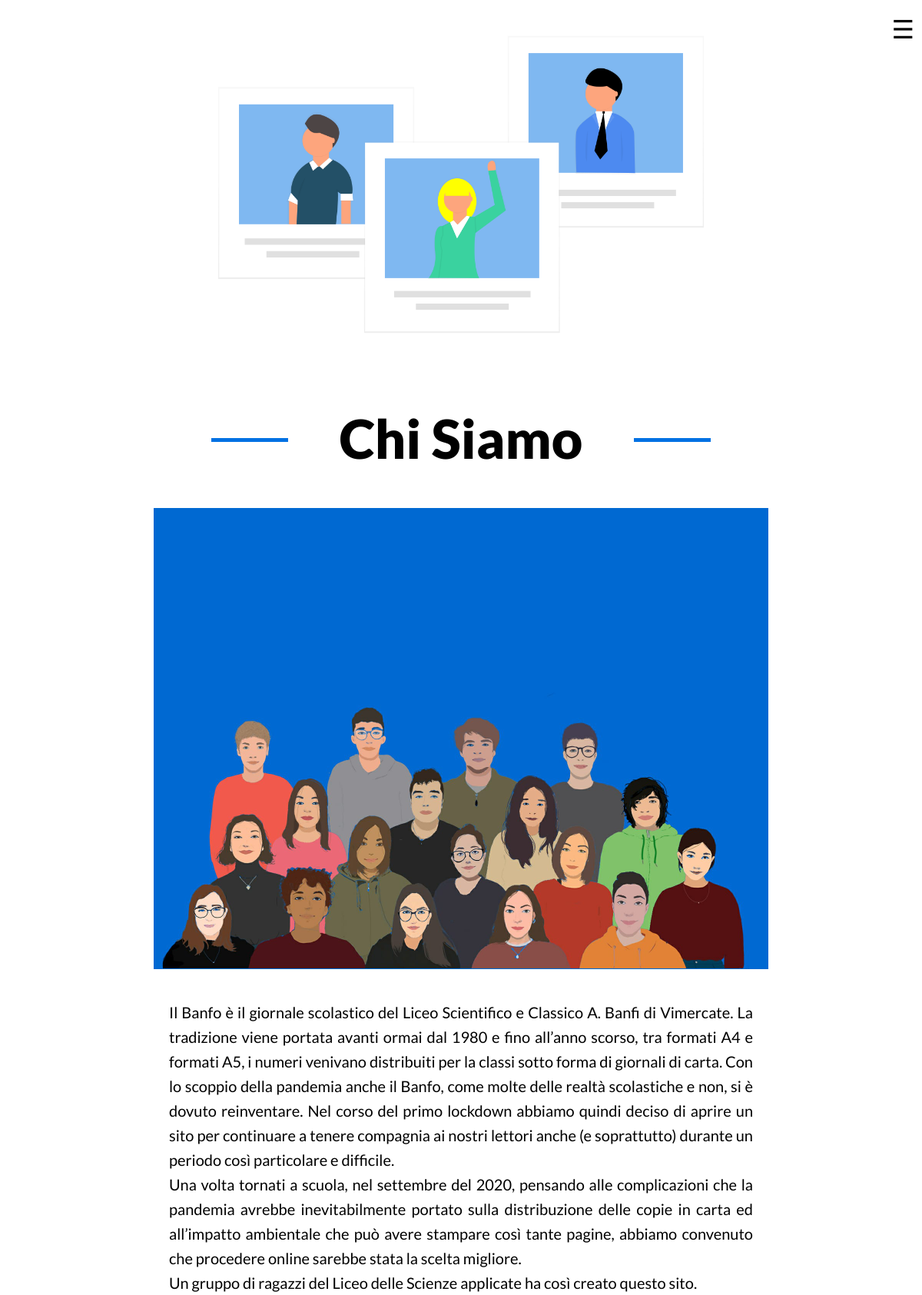
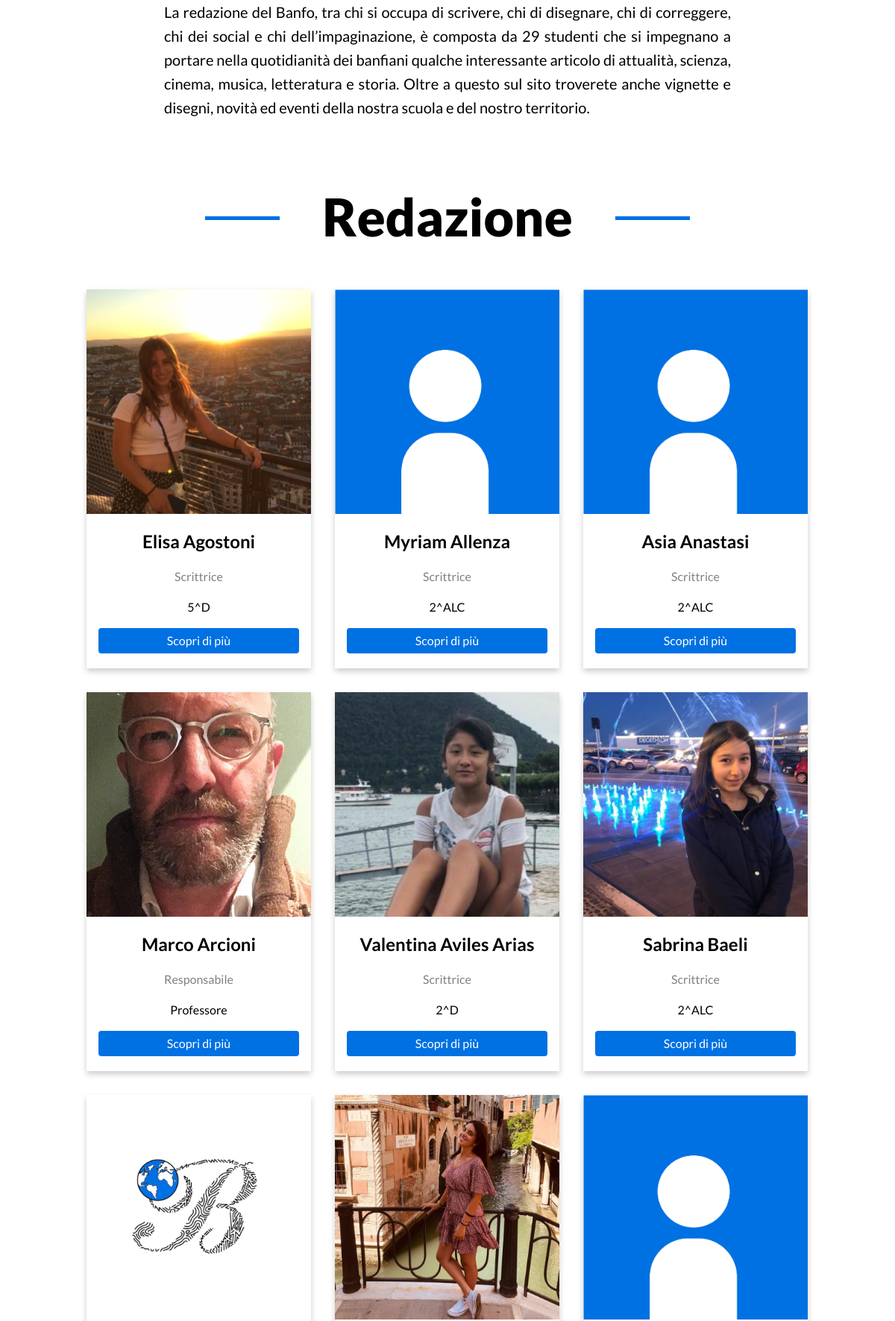
Page /pagine/redazione.php (upper part) on the committed database (2 pictures, top to bottom).
### tables this page shows
CREATE TABLE `redazione` (
  `codice` int(11) NOT NULL,
  `nome` varchar(50) NOT NULL,
  `cognome` varchar(50) NOT NULL,
  `classe` varchar(50) NOT NULL,
  `professione` varchar(50) NOT NULL,
  `attivo` tinyint(1) NOT NULL DEFAULT 1
);

### htdocs/pagine/redazione.php (the view, shortened to what this page needs)
<!DOCTYPE html>
<html lang="en">
<head>
  <link rel="stylesheet" href="https://cdnjs.cloudflare.com/ajax/libs/normalize/8.0.1/normalize.min.css">
  <link rel="stylesheet" href="https://unpkg.com/swiper/swiper-bundle.min.css">
  <link rel="stylesheet" href="../css/style.css">
</head>
<body>
    <div class="cont_menu">
        <div class="header_menu clearfix">
          <div class="menu_logo">
            <a href="../index.php"><img src="../immagini/ilbanfotipo.png" alt=""></a>
          </div>
          <div class="menu_hamburger">
            <span onclick="openNav()">&#9776;</span>
          </div>
        </div>
    </div>
    <div class="banner_singolo_argomento">
      <img src="../immagini/chisiamotop.png">
    </div>
<div class="chisiamo_container">
  <div class="chisiamo_container_in">
    <div class="chisiamo_titolo">
      <h1 class="big-text"><span>Chi Siamo</span></h1>
    </div>
    <div class="chisiamo__immagine">
      <img src="../immagini/redazione.jpg">
    </div>
    <div class="chisiamo_testo">
    <p class="normal-text">Il Banfo è il giornale scolastico del Liceo Scientifico e Classico A. Banfi di Vimercate. La tradizione viene portata avanti ormai dal 1980 e fino all’anno scorso, tra formati A4 e formati A5, i numeri venivano distribuiti per la classi sotto forma di giornali di carta. Con lo scoppio della pandemia anche il Banfo, come molte delle realtà scolastiche e non, si è dovuto reinventare. Nel corso del primo lockdown abbiamo quindi deciso di aprire un sito per continuare a tenere compagnia ai nostri lettori anche (e soprattutto) durante un periodo così particolare e difficile. <br>
Una volta tornati a scuola, nel settembre del 2020, pensando alle complicazioni che la pandemia avrebbe inevitabilmente portato sulla distribuzione delle copie in carta ed all’impatto ambientale che può avere stampare così tante pagine, abbiamo convenuto che procedere online sarebbe stata la scelta migliore.<br>
Un gruppo di ragazzi del Liceo delle Scienze applicate ha così creato questo sito.<br>
La redazione del Banfo, tra chi si occupa di scrivere, chi di disegnare, chi di correggere, chi dei social e chi dell’impaginazione, è composta da 29 studenti che si impegnano a portare nella quotidianità dei banfiani qualche interessante articolo di attualità, scienza, cinema, musica, letteratura e storia. Oltre a questo sul sito troverete anche vignette e disegni, novità ed eventi della nostra scuola e del nostro territorio.
</p>
    </div>
  </div>
</div>
<div class="chisiamo_container">
  <div class="chisiamo_container_in">
    <div class="chisiamo_titolo">
      <h1 class=" big-text"><span>Redazione</span></h1>
    </div>
    <div class="riga">
        <?php
            $conn = new mysqli("localhost","studente","pass_studente_banfi","banfo");
            $sql = "	SELECT codice, nome, cognome, professione, classe
                        FROM redazione
                        ORDER BY cognome";
            $ris = $conn->query($sql) or die("<p>Query fallita! ".$conn->error."</p>");
            if ($ris->num_rows > 0) {
                while($row = $ris->fetch_assoc()) {
                  if(file_exists("../immagini/".$row["nome"]."_".$row["cognome"].".jpg")){
                    echo "
                        <div class='Red_colonna aligncenter'>
                            <div class='Red_singolo-membro'>
                                <div class='Red_singolo_membro_img'>
                                    <img src='../immagini/".$row["nome"]."_".$row["cognome"].".jpg'>
                                </div>
                                <div class='Red_contenitore_membro'>
                                    <h2>".$row["nome"]." ".$row["cognome"]."</h2>
                                    <p class='Red_professione'>".$row["professione"]."</p>
                                    <p>".$row["classe"]."</p>
                                    <a href='membro.php?membro=".$row["codice"]."'><button class='il_mio_bottone'><span>Scopri di più  </span></button></a>
                                </div>
                            </div>
                        </div>
                    ";
                  }else{
                    echo "
                        <div class='Red_colonna aligncenter'>
                            <div class='Red_singolo-membro'>
                                <div class='Red_singolo_membro_img'>
                                    <img src='../immagini/user.jpg'>
                                </div>
                                <div class='Red_contenitore_membro'>
                                    <h2>".$row["nome"]." ".$row["cognome"]."</h2>
                                    <p class='Red_professione'>".$row["professione"]."</p>
                                    <p>".$row["classe"]."</p>
                                    <a href='membro.php?membro=".$row["codice"]."'><button class='il_mio_bottone'><span>Scopri di più  </span></button></a>
                                </div>
                            </div>
                        </div>
                    ";
                  }
                }
            }
        ?>
    </div>
  </div>
</div>
</body>
</html>

### htdocs/css/style.css (style rules this page uses)
body { font-family: 'Lato', sans-serif; font-size: 16px; }
a { text-decoration: none; }
h1, h2, h3, h4, h5, p { color: #000; }
p { line-height: 25px; font-weight: 400; }
h1 { margin: 50px auto; max-width: 650px; position: relative; }
h1:before { content: ""; display: block; width: 100px; height: 5px; background: #0071e3; position: absolute; left: 0; top: 50%; z-index: -2; }
h1:after { content: ""; display: block; width: 100px; height: 5px; background: #0071e3; position: absolute; right: 0; top: 50%; z-index: -2; }
.big-text { font-size: 70px; font-weight: 900; }
.normal-text { font-size: 20px; line-height: 1.6; }
.aligncenter { text-align: center; }
.header_menu { position: fixed; z-index: 100; top: 0; left: 50%; transform: translateX(-50%); display: flex; align-items: center; justify-content: left; width: 100%; max-width: 1200px; height: 70px; background-color: transparent; }
.menu_logo { width: 50px; justify-self: left; height: 100%; }
.menu_logo img { display: block; height: 100%; width: auto; padding: 10px 15px; }
.menu_hamburger { margin-left: auto; font-size: 33px; height: 75%; cursor: pointer; padding: 10px; }
.il_mio_bottone { border-radius: 4px; background-color: #0071e3; border: none; color: #fff; text-align: center; transition: all 0.5s; cursor: pointer; width: 100%; padding: 8px 0; margin-bottom: 20px; }
.il_mio_bottone span { cursor: pointer; display: inline-block; position: relative; transition: 0.5s; }
.il_mio_bottone span::after { content: '\00bb'; position: absolute; opacity: 0; top: 0; right: -20px; transition: 0.5s; }
.chisiamo_container { width: 100%; margin: 0 auto; }
.chisiamo_container_in { max-width: 1000px; margin: 0 auto; }
.chisiamo_titolo { text-align: center; }
.chisiamo__immagine { width: 80%; margin: 0 auto; }
.chisiamo__immagine img { max-width: 100%; max-height: 100%; display: block; }
.chisiamo_testo { width: 80%; margin: 0 auto; text-align: justify; }
.Red_colonna { float: left; width: 33.3%; margin-bottom: 16px; padding: 0 8px; }
.Red_singolo-membro { box-shadow: 0 4px 8px 0 rgba(0, 0, 0, 0.2); margin: 8px; }
.Red_contenitore_membro { padding: 0 16px; }
.Red_singolo_membro_img { margin: 0 auto; }
.Red_singolo_membro_img img { width: 100%; }
.Red_contenitore_membro::after, .riga::after { content: ""; clear: both; display: table; }
.Red_professione { color: grey; }
.banner_singolo_argomento { width: 100%; height: 60vh; }
.banner_singolo_argomento img { margin: 0 auto; display: block; height: 100%; }
.chisiamo_testo { width: 80%; margin: 0 auto; text-align: justify; padding: 20px; }
.clearfix::after { visibility: hidden; display: block; font-size: 0; content: " "; clear: both; height: 0; }
*, *:before, *:after { -webkit-box-sizing: border-box; -moz-box-sizing: border-box; box-sizing: border-box; }

### rows in the picture
redazione: nome+cognome (picture), nome "Elisa", cognome "Agostoni", professione "Scrittrice", classe "5^D"
redazione: nome "Myriam", cognome "Allenza", professione "Scrittrice", classe "2^ALC"
redazione: nome "Asia", cognome "Anastasi", professione "Scrittrice", classe "2^ALC"
redazione: nome+cognome (picture), nome "Marco", cognome "Arcioni", professione "Responsabile", classe "Professore"
redazione: nome+cognome (picture), nome "Valentina", cognome "Aviles Arias", professione "Scrittrice", classe "2^D"
redazione: nome+cognome (picture), nome "Sabrina", cognome "Baeli", professione "Scrittrice", classe "2^ALC"
redazione: cognome (picture)
redazione: nome+cognome (picture)
